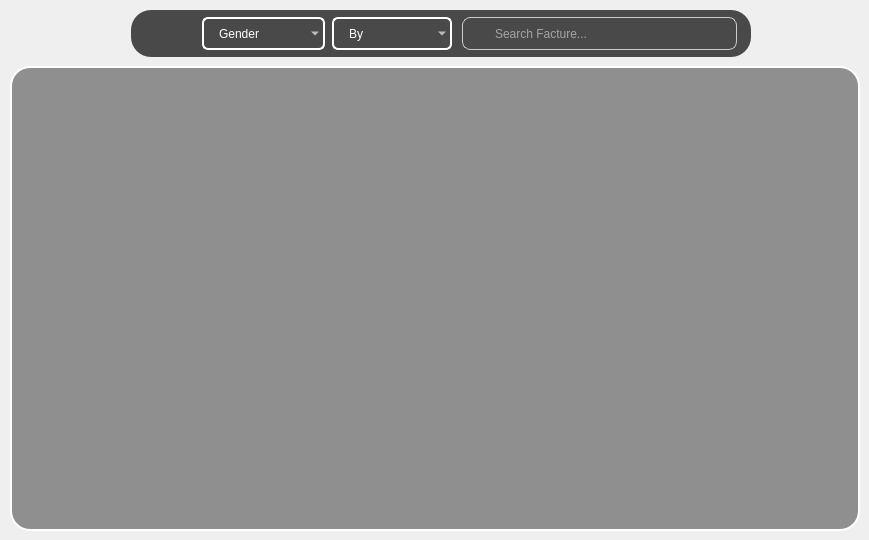
      <widget class="QWidget" name="Cages">
       <attribute name="title">
        <string>Cages</string>
       </attribute>
       <widget class="QFrame" name="Frame_CustomerCages_Advanced">
        <property name="geometry">
         <rect>
          <x>10</x>
          <y>66</y>
          <width>850</width>
          <height>465</height>
         </rect>
        </property>
        <property name="minimumSize">
         <size>
          <width>850</width>
          <height>465</height>
         </size>
        </property>
        <property name="maximumSize">
         <size>
          <width>850</width>
          <height>465</height>
         </size>
        </property>
        <property name="styleSheet">
         <string notr="true">QWidget{
	background-color: rgb(143, 143, 143);
	color: rgb(255, 255, 255);
	border: 2px solid #ffffff;
	border-style: outset;
    	border-radius: 20px;
}</string>
        </property>
        <property name="frameShape">
         <enum>QFrame::StyledPanel</enum>
        </property>
        <property name="frameShadow">
         <enum>QFrame::Raised</enum>
        </property>
        <widget class="QScrollArea" name="Customer_CagesScrollBar">
         <property name="geometry">
          <rect>
           <x>5</x>
           <y>5</y>
           <width>840</width>
           <height>455</height>
          </rect>
         </property>
         <property name="minimumSize">
          <size>
           <width>840</width>
           <height>455</height>
          </size>
         </property>
         <property name="maximumSize">
          <size>
           <width>840</width>
           <height>455</height>
          </size>
         </property>
         <property name="styleSheet">
          <string notr="true">QWidget{
	background-color: rgb(143, 143, 143);
	color: rgb(255, 255, 255);
	border: 2px solid rgba(0, 0, 0, 0);
	border-style: outset;
    	border-radius: 20px;
}</string>
         </property>
         <property name="verticalScrollBarPolicy">
          <enum>Qt::ScrollBarAlwaysOff</enum>
         </property>
         <property name="horizontalScrollBarPolicy">
          <enum>Qt::ScrollBarAlwaysOff</enum>
         </property>
         <property name="widgetResizable">
          <bool>true</bool>
         </property>
         <widget class="QWidget" name="Customer_CagesScrollBar_Content">
          <property name="geometry">
           <rect>
            <x>0</x>
            <y>0</y>
            <width>836</width>
            <height>451</height>
           </rect>
          </property>
          <widget class="QWidget" name="gridLayoutWidget_8">
           <property name="geometry">
            <rect>
             <x>10</x>
             <y>10</y>
             <width>821</width>
             <height>441</height>
            </rect>
           </property>
           <layout class="QGridLayout" name="GridLayout_Customer_Cages_View"/>
          </widget>
         </widget>
        </widget>
       </widget>
       <widget class="QFrame" name="Filter_Frame_View_3">
        <property name="geometry">
         <rect>
          <x>131</x>
          <y>10</y>
          <width>620</width>
          <height>47</height>
         </rect>
        </property>
        <property name="minimumSize">
         <size>
          <width>620</width>
          <height>47</height>
         </size>
        </property>
        <property name="maximumSize">
         <size>
          <width>620</width>
          <height>47</height>
         </size>
        </property>
        <property name="styleSheet">
         <string notr="true">QWidget{
	background-color: rgb(73, 73, 73);
	color: rgb(255, 255, 255);
	border-style: outset;
    	border-radius: 20px;
}</string>
        </property>
        <property name="frameShape">
         <enum>QFrame::StyledPanel</enum>
        </property>
        <property name="frameShadow">
         <enum>QFrame::Raised</enum>
        </property>
        <widget class="QComboBox" name="FilterBy_Cages">
         <property name="geometry">
          <rect>
           <x>201</x>
           <y>7</y>
           <width>120</width>
           <height>33</height>
          </rect>
         </property>
         <property name="minimumSize">
          <size>
           <width>120</width>
           <height>33</height>
          </size>
         </property>
         <property name="maximumSize">
          <size>
           <width>120</width>
           <height>33</height>
          </size>
         </property>
         <property name="styleSheet">
          <string notr="true">QComboBox{
	border: 2px solid white;
	border-radius:6px;
	padding:1px 18px 1px 3px;
	background-color: rgba(0, 0, 0, 0);
	color: rgb(255, 255, 255);
	font: 75 12pt &quot;Acme&quot;;
	padding-left: 15px;
	selection-background-color: #2980B9;
}</string>
         </property>
         <item>
          <property name="text">
           <string>By</string>
          </property>
          <property name="icon">
           <iconset resource="resources.qrc">
            <normaloff>:/Icons/Search.png</normaloff>:/Icons/Search.png</iconset>
          </property>
         </item>
         <item>
          <property name="text">
           <string>ID</string>
          </property>
          <property name="icon">
           <iconset resource="resources.qrc">
            <normaloff>:/Icons/Cages_White.png</normaloff>
            <normalon>:/Icons/Cages_Green.png</normalon>:/Icons/Cages_White.png</iconset>
          </property>
         </item>
         <item>
          <property name="text">
           <string>Sold</string>
          </property>
          <property name="icon">
           <iconset resource="resources.qrc">
            <normaloff>:/Icons/TND_White.png</normaloff>
            <normalon>:/Icons/TND_Green.png</normalon>:/Icons/TND_White.png</iconset>
          </property>
         </item>
         <item>
          <property name="text">
           <string>Bought</string>
          </property>
          <property name="icon">
           <iconset resource="resources.qrc">
            <normaloff>:/Icons/TND_White.png</normaloff>
            <normalon>:/Icons/TND_Green.png</normalon>:/Icons/TND_White.png</iconset>
          </property>
         </item>
        </widget>
        <widget class="QPushButton" name="Ordre_Cages">
         <property name="geometry">
          <rect>
           <x>18</x>
           <y>7</y>
           <width>43</width>
           <height>33</height>
          </rect>
         </property>
         <property name="minimumSize">
          <size>
           <width>43</width>
           <height>33</height>
          </size>
         </property>
         <property name="maximumSize">
          <size>
           <width>43</width>
           <height>33</height>
          </size>
         </property>
         <property name="font">
          <font>
           <family>Orbitron</family>
           <pointsize>9</pointsize>
           <weight>9</weight>
           <italic>false</italic>
           <bold>false</bold>
          </font>
         </property>
         <property name="cursor">
          <cursorShape>ArrowCursor</cursorShape>
         </property>
         <property name="styleSheet">
          <string notr="true">QPushButton {
	border: none;
	background-color:rgba(0, 0, 0, 0);
	image: url(:/Icons/Order_White.png);
}
QPushButton:hover {
	border: none;
	background-color:rgba(0, 0, 0, 0);
	image: url(:/Icons/Order_Mix.png);
}
QPushButton:checked:hover {
	border: none;
	background-color:rgba(0, 0, 0, 0);
	image: url(:/Icons/Order_Mix.png);
}
QPushButton:pressed {
	border: none;
	background-color:rgba(0, 0, 0, 0);
	image: url(:/Icons/Order_Green.png);
}
QPushButton:checked{
	border-style: outset;
    	background-color:rgba(0, 0, 0, 0);
	image: url(:/Icons/Order_Green.png);
}</string>
         </property>
         <property name="text">
          <string/>
         </property>
         <property name="iconSize">
          <size>
           <width>20</width>
           <height>20</height>
          </size>
         </property>
         <property name="checkable">
          <bool>true</bool>
         </property>
         <property name="checked">
          <bool>true</bool>
         </property>
         <property name="autoRepeat">
          <bool>false</bool>
         </property>
         <property name="autoExclusive">
          <bool>false</bool>
         </property>
         <property name="autoRepeatDelay">
          <number>50</number>
         </property>
         <property name="autoRepeatInterval">
          <number>10</number>
         </property>
        </widget>
        <widget class="QLineEdit" name="Search_Cages">
         <property name="geometry">
          <rect>
           <x>331</x>
           <y>7</y>
           <width>275</width>
           <height>33</height>
          </rect>
         </property>
         <property name="minimumSize">
          <size>
           <width>275</width>
           <height>33</height>
          </size>
         </property>
         <property name="maximumSize">
          <size>
           <width>275</width>
           <height>31</height>
          </size>
         </property>
         <property name="styleSheet">
          <string notr="true">QLineEdit {
	background-color:rgba(0, 0, 0, 0);
	padding-left: 30px;
	border: 1px solid #ccc;
	border-radius: 8px;
	background-image: url(:/Icons/Search.png);
	background-repeat: no-repeat;
	background-position: left center;
	font: 75 10pt &quot;Acme&quot;;
}</string>
         </property>
         <property name="inputMask">
          <string/>
         </property>
         <property name="text">
          <string/>
         </property>
         <property name="placeholderText">
          <string>Search Facture...</string>
         </property>
        </widget>
        <widget class="QComboBox" name="FilterGender_Cages">
         <property name="geometry">
          <rect>
           <x>71</x>
           <y>7</y>
           <width>123</width>
           <height>33</height>
          </rect>
         </property>
         <property name="minimumSize">
          <size>
           <width>123</width>
           <height>33</height>
          </size>
         </property>
         <property name="maximumSize">
          <size>
           <width>123</width>
           <height>33</height>
          </size>
         </property>
         <property name="styleSheet">
          <string notr="true">QComboBox{
	border: 2px solid white;
	border-radius:6px;
	padding:1px 18px 1px 3px;
	background-color: rgba(0, 0, 0, 0);
	color: rgb(255, 255, 255);
	font: 75 12pt &quot;Acme&quot;;
	padding-left: 15px;
	selection-background-color: #2980B9;
}</string>
         </property>
         <item>
          <property name="text">
           <string>Gender</string>
          </property>
          <property name="icon">
           <iconset resource="resources.qrc">
            <normaloff>:/Icons/Gender_White.png</normaloff>
            <normalon>:/Icons/Gender_Green.png</normalon>:/Icons/Gender_White.png</iconset>
          </property>
         </item>
         <item>
          <property name="text">
           <string>Male</string>
          </property>
          <property name="icon">
           <iconset resource="resources.qrc">
            <normaloff>:/Icons/Gender_Male_White.png</normaloff>
            <normalon>:/Icons/Gender_Male_Green.png</normalon>:/Icons/Gender_Male_White.png</iconset>
          </property>
         </item>
         <item>
          <property name="text">
           <string>Female</string>
          </property>
          <property name="icon">
           <iconset resource="resources.qrc">
            <normaloff>:/Icons/Gender_Female_White.png</normaloff>
            <normalon>:/Icons/Gender_Female_Green.png</normalon>:/Icons/Gender_Female_White.png</iconset>
          </property>
         </item>
        </widget>
       </widget>
      </widget>
